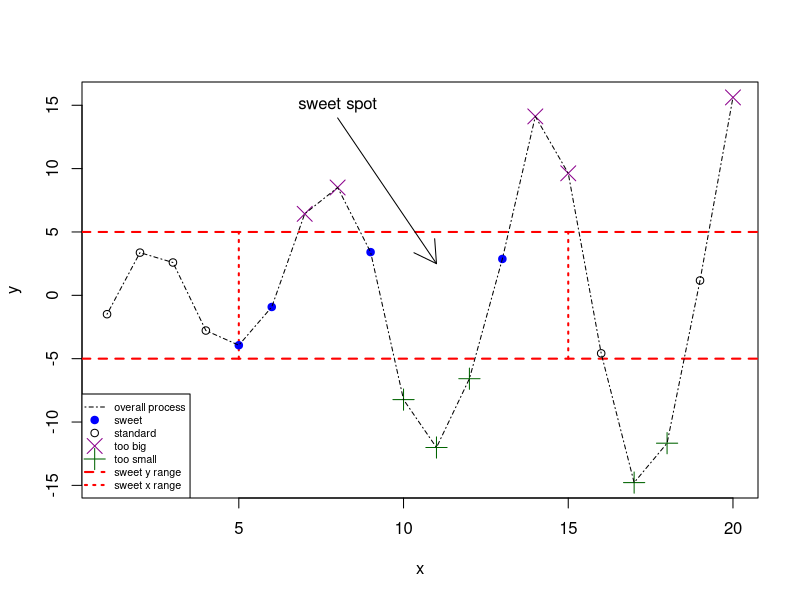

Write the R code that produced this figure.
#Assignment 4
# Kathryn Araya
# 9/20/2021 
# Uses code from pgs 135-138 of text to generate 7.6

#create initial vectors
x <- 1:20 
y <- c(-1.49,3.37,2.59,-2.78,-3.94,-0.92,6.43,8.51,3.41,-8.23,
       -12.01,-6.58,2.87,14.12,9.63,-4.58,-14.78,-11.67,1.17,15.62) 

# basic plot
plot(x,y, type="n", main="")

# horizontal lines
abline(h=c(-5,5),col="red", lty=2,lwd=2)

#vertical "box" lines
segments(x0=c(5,15), y0=c(-5,-5),x1=c(5,15),y1=c(5,5), col="red", lty=3, lwd=2)

#points subsets
points(x[y >= 5], y[y >= 5], pch=4, col="darkmagenta", cex=2)
points(x[y <= -5], y[y <= -5], pch=3, col="darkgreen", cex=2)

#sweet spot points     
points(x[(x >= 5 & x <= 15) & (y > -5 & y < 5)],
       y[(x >= 5 & x <= 15) & (y > -5 & y < 5)],
       pch=19, cex=1, col="blue")

# remaining points
points(x[(x < 5 | x > 15) & (y > -5 & y < 5)],
       y[(x < 5 | x > 15) & (y > -5 & y < 5)])

# lines connecting points
lines(x,y,lty=4)

# sweet spot arrows and text
arrows(x0=8,y0=14,x1=11,y1=2.5)
text(x=8,y=15,label="sweet spot")

#legend
legend("bottomleft",
       legend=c("overall process", "sweet", "standard", "too big",
                "too small", "sweet y range", "sweet x range"),
       pch=c(NA, 19, 1, 4, 3, NA, NA),
       lty=c(4, NA, NA, NA, NA, 2, 3),
       col=c("black", "blue", "black", "darkmagenta",
             "darkgreen", "red", "red"),
       lwd=c(1, NA, NA, NA, NA, 2, 2),
       pt.cex=c(NA, 1, 1, 2, 2, NA, NA), cex=0.65)
